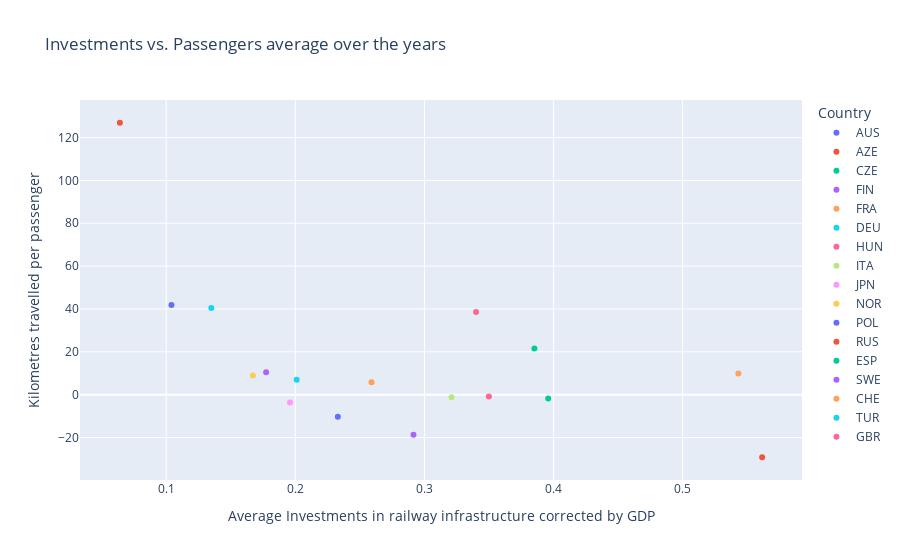

The notebook cell this image was saved under:
### Code cell
# Import packages
import numpy as np
import pandas as pd
import matplotlib.pyplot as plt
from matplotlib.ticker import MultipleLocator
import seaborn as sns
from matplotlib.animation import FuncAnimation
import plotly.express as px

# Import data
passenger_data = pd.read_csv("passenger_new.csv", index_col='Country')
infrastructure_road_data = pd.read_csv("infrastructure_road_new.csv", index_col='Country')
infrastructure_train_data = pd.read_csv("infrastructure_train_new.csv", index_col='Country')
population_data = pd.read_csv("population_new.csv", index_col='Country')
gdp_data = pd.read_csv("gdp_new.csv", index_col='Country')
gdp_per_capita_data = pd.read_csv("GDP_per_capita_new.csv", index_col='Country')

# Set the data type of the used datasets to float

infrastructure_train_data = infrastructure_train_data.astype(float)
gdp_data = gdp_data.astype(float)

# Determine percentage of GDP that is invested in railway infrastructure
infrastructure_gdp = infrastructure_train_data / gdp_data*100

passenger_data = passenger_data.astype(float)
population_data = population_data.astype(float)

# Determine amount of kilometers travelled per passenger
# Note that passenger data is the total amount of kilometers travelled in millions
km_per_passenger = passenger_data / population_data*1000000

# Exclude the 2020 data of investments before we determine the average
infrastructure_gdp_up_to_2019 = infrastructure_gdp.iloc[:, :-1]

# Determine the average for all years of the infrastructure data
year_average_infrastructure_gdp_up_to_2019 = infrastructure_gdp_up_to_2019.mean(axis=1)

# Select columns from 2000 to 2020 from the kilometers per passenger data
km_per_passengers_2000_2020 = km_per_passenger.loc[:, '2000':'2020']

# Calculate percentage growth for each country
passenger_growth = ((km_per_passengers_2000_2020.iloc[:, -1] - km_per_passengers_2000_2020.iloc[:, 0]) / km_per_passengers_2000_2020.iloc[:, 0]) * 100

# Investments year average comparing with passenger transport year average dataframe making
df3 = pd.DataFrame({'Country': year_average_infrastructure_gdp_up_to_2019.index, 'Investments average': year_average_infrastructure_gdp_up_to_2019})
df4 = pd.DataFrame({'Country': passenger_growth.index, 'Passenger growth': passenger_growth.values})

# Drop the existing "Country" column, if it exists
if 'Country' in df3.columns:
    df3 = df3.drop('Country', axis=1)

# Reset the index of df3 to make "Country" a regular column
df3_reset = df3.reset_index()

# Reset the index of df4 to make "Country" a regular column
df4_reset = df4.reset_index()

# Merge the two DataFrames based on the "Country" column
df5 = pd.merge(df3_reset, df4_reset, left_on='Country', right_on='Country')

df5 = df5.drop(df5.columns[2], axis=1)



print(df5)

# Create a scatter plot using Plotly Express
fig = px.scatter(df5, x='Investments average', y='Passenger growth', color= 'Country',
                 title='Scatter Plot for Average Values', labels={'Investments': 'Average Investments', 'Passengers': 'Average Passengers'})

# Customize the layout
fig.update_layout(title='Investments vs. Passengers average over the years',
                  xaxis_title='Average Investments in railway infrastructure corrected by GDP', yaxis_title='Kilometres travelled per passenger')

# Show the plot
fig.show()

### Figure 1 — Plotly figure (JSON) as saved in the notebook; plotly's stock layout.template omitted (floating-point values rounded to 4 significant figures)
{"data": [{"hovertemplate": "Country=AUS<br>Investments average=%{x}<br>Passenger growth=%{y}<extra></extra>", "legendgroup": "AUS", "marker": {"color": "#636efa", "symbol": "circle"}, "mode": "markers", "name": "AUS", "orientation": "v", "showlegend": true, "type": "scatter", "x": [0.2329], "xaxis": "x", "y": [-10.35], "yaxis": "y"}, {"hovertemplate": "Country=AZE<br>Investments average=%{x}<br>Passenger growth=%{y}<extra></extra>", "legendgroup": "AZE", "marker": {"color": "#EF553B", "symbol": "circle"}, "mode": "markers", "name": "AZE", "orientation": "v", "showlegend": true, "type": "scatter", "x": [0.06407], "xaxis": "x", "y": [126.9], "yaxis": "y"}, {"hovertemplate": "Country=CZE<br>Investments average=%{x}<br>Passenger growth=%{y}<extra></extra>", "legendgroup": "CZE", "marker": {"color": "#00cc96", "symbol": "circle"}, "mode": "markers", "name": "CZE", "orientation": "v", "showlegend": true, "type": "scatter", "x": [0.3852], "xaxis": "x", "y": [21.56], "yaxis": "y"}, {"hovertemplate": "Country=FIN<br>Investments average=%{x}<br>Passenger growth=%{y}<extra></extra>", "legendgroup": "FIN", "marker": {"color": "#ab63fa", "symbol": "circle"}, "mode": "markers", "name": "FIN", "orientation": "v", "showlegend": true, "type": "scatter", "x": [0.1774], "xaxis": "x", "y": [10.45], "yaxis": "y"}, {"hovertemplate": "Country=FRA<br>Investments average=%{x}<br>Passenger growth=%{y}<extra></extra>", "legendgroup": "FRA", "marker": {"color": "#FFA15A", "symbol": "circle"}, "mode": "markers", "name": "FRA", "orientation": "v", "showlegend": true, "type": "scatter", "x": [0.259], "xaxis": "x", "y": [5.826], "yaxis": "y"}, {"hovertemplate": "Country=DEU<br>Investments average=%{x}<br>Passenger growth=%{y}<extra></extra>", "legendgroup": "DEU", "marker": {"color": "#19d3f3", "symbol": "circle"}, "mode": "markers", "name": "DEU", "orientation": "v", "showlegend": true, "type": "scatter", "x": [0.2011], "xaxis": "x", "y": [6.921], "yaxis": "y"}, {"hovertemplate": "Country=HUN<br>Investments average=%{x}<br>Passenger growth=%{y}<extra></extra>", "legendgroup": "HUN", "marker": {"color": "#FF6692", "symbol": "circle"}, "mode": "markers", "name": "HUN", "orientation": "v", "showlegend": true, "type": "scatter", "x": [0.34], "xaxis": "x", "y": [38.55], "yaxis": "y"}, {"hovertemplate": "Country=ITA<br>Investments average=%{x}<br>Passenger growth=%{y}<extra></extra>", "legendgroup": "ITA", "marker": {"color": "#B6E880", "symbol": "circle"}, "mode": "markers", "name": "ITA", "orientation": "v", "showlegend": true, "type": "scatter", "x": [0.321], "xaxis": "x", "y": [-1.17], "yaxis": "y"}, {"hovertemplate": "Country=JPN<br>Investments average=%{x}<br>Passenger growth=%{y}<extra></extra>", "legendgroup": "JPN", "marker": {"color": "#FF97FF", "symbol": "circle"}, "mode": "markers", "name": "JPN", "orientation": "v", "showlegend": true, "type": "scatter", "x": [0.1959], "xaxis": "x", "y": [-3.609], "yaxis": "y"}, {"hovertemplate": "Country=NOR<br>Investments average=%{x}<br>Passenger growth=%{y}<extra></extra>", "legendgroup": "NOR", "marker": {"color": "#FECB52", "symbol": "circle"}, "mode": "markers", "name": "NOR", "orientation": "v", "showlegend": true, "type": "scatter", "x": [0.1671], "xaxis": "x", "y": [8.971], "yaxis": "y"}, {"hovertemplate": "Country=POL<br>Investments average=%{x}<br>Passenger growth=%{y}<extra></extra>", "legendgroup": "POL", "marker": {"color": "#636efa", "symbol": "circle"}, "mode": "markers", "name": "POL", "orientation": "v", "showlegend": true, "type": "scatter", "x": [0.104], "xaxis": "x", "y": [41.82], "yaxis": "y"}, {"hovertemplate": "Country=RUS<br>Investments average=%{x}<br>Passenger growth=%{y}<extra></extra>", "legendgroup": "RUS", "marker": {"color": "#EF553B", "symbol": "circle"}, "mode": "markers", "name": "RUS", "orientation": "v", "showlegend": true, "type": "scatter", "x": [0.5616], "xaxis": "x", "y": [-29.22], "yaxis": "y"}, {"hovertemplate": "Country=ESP<br>Investments average=%{x}<br>Passenger growth=%{y}<extra></extra>", "legendgroup": "ESP", "marker": {"color": "#00cc96", "symbol": "circle"}, "mode": "markers", "name": "ESP", "orientation": "v", "showlegend": true, "type": "scatter", "x": [0.3959], "xaxis": "x", "y": [-1.781], "yaxis": "y"}, {"hovertemplate": "Country=SWE<br>Investments average=%{x}<br>Passenger growth=%{y}<extra></extra>", "legendgroup": "SWE", "marker": {"color": "#ab63fa", "symbol": "circle"}, "mode": "markers", "name": "SWE", "orientation": "v", "showlegend": true, "type": "scatter", "x": [0.2915], "xaxis": "x", "y": [-18.78], "yaxis": "y"}, {"hovertemplate": "Country=CHE<br>Investments average=%{x}<br>Passenger growth=%{y}<extra></extra>", "legendgroup": "CHE", "marker": {"color": "#FFA15A", "symbol": "circle"}, "mode": "markers", "name": "CHE", "orientation": "v", "showlegend": true, "type": "scatter", "x": [0.5432], "xaxis": "x", "y": [9.83], "yaxis": "y"}, {"hovertemplate": "Country=TUR<br>Investments average=%{x}<br>Passenger growth=%{y}<extra></extra>", "legendgroup": "TUR", "marker": {"color": "#19d3f3", "symbol": "circle"}, "mode": "markers", "name": "TUR", "orientation": "v", "showlegend": true, "type": "scatter", "x": [0.1349], "xaxis": "x", "y": [40.46], "yaxis": "y"}, {"hovertemplate": "Country=GBR<br>Investments average=%{x}<br>Passenger growth=%{y}<extra></extra>", "legendgroup": "GBR", "marker": {"color": "#FF6692", "symbol": "circle"}, "mode": "markers", "name": "GBR", "orientation": "v", "showlegend": true, "type": "scatter", "x": [0.3499], "xaxis": "x", "y": [-0.9222], "yaxis": "y"}], "layout": {"legend": {"title": {"text": "Country"}, "tracegroupgap": 0}, "title": {"text": "Investments vs. Passengers average over the years"}, "xaxis": {"anchor": "y", "domain": [0, 1], "title": {"text": "Average Investments in railway infrastructure corrected by GDP"}}, "yaxis": {"anchor": "x", "domain": [0, 1], "title": {"text": "Kilometres travelled per passenger"}}}}
